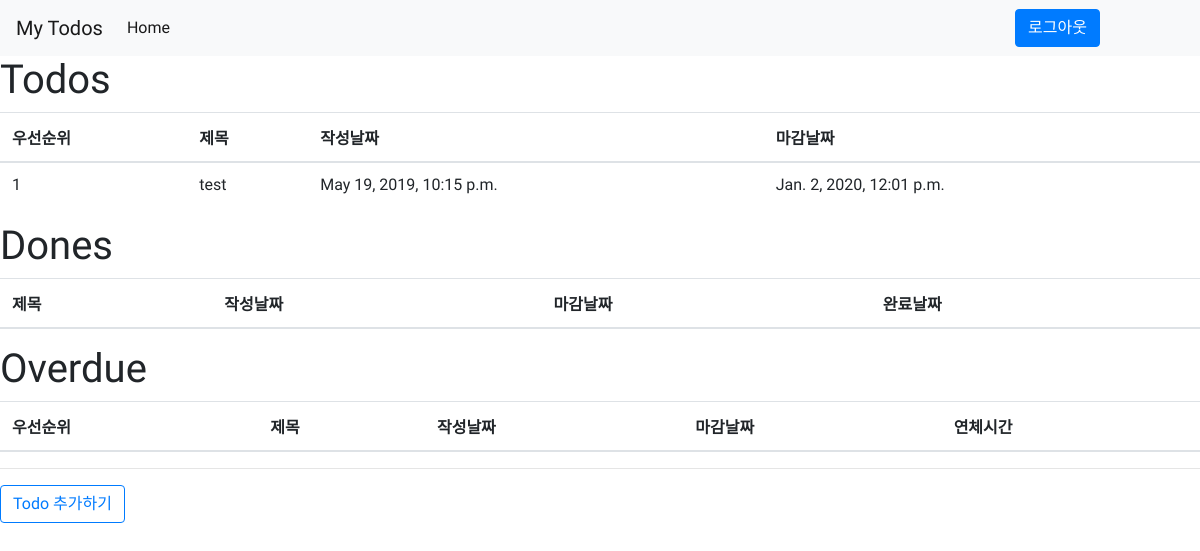
Page / (signed in) on the earlier database version.
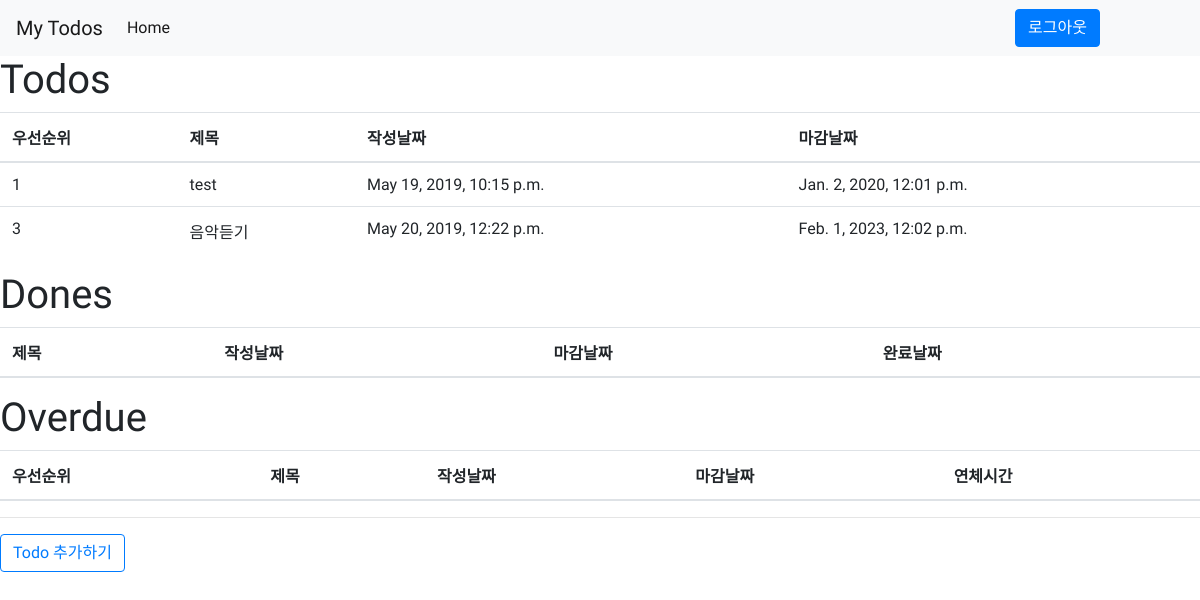
Same page on the later database version.
### todos/models.py (models this page shows, shortened)
class Todo(models.Model): # Todo 모델
    user = models.ForeignKey(User, on_delete=models.CASCADE, default=None) # 유저필드이며, 해당 유저가 삭제되면 Todo도 연쇄적으로 삭제된다.
    title = models.CharField(max_length=200) # Todo 제목
    priority = models.IntegerField(default=0) # 우선순위
    pub_date = models.DateTimeField('date published') # Todo 생성시각
    due_date = models.DateTimeField('due date') # Todo 만료시각
    all_done = models.BooleanField(default=False) # Todo 안의 세부 todo가 다 완료 되었는지 여부 판별 플래그
    class Meta:
        ordering = ['priority'] # 우선순위를 기준으로 정렬
    def is_overdue(self): # 해당 모델 객체의 만료기간을 넘어갔을 경우 판별하는 함수
        return True if self.due_date < timezone.now().replace(microsecond=0) else False

### todos/views.py (the view)
# urls.py: path('', views.index, name='index'), # 메인 페이지
def index(request):
    if request.user.is_authenticated: #로그인이 되어 있을 경우
        user = User.objects.get(username = request.user.username) # 해당 유저 객체를 갖고 온다.
        todo_list = user.todo_set.all() # 그리고 해당 유저가 가지는 Todo를 모두 갖고 온다.
        return render(request, 'todos/index.html', {'todo_list': todo_list }) # Http 요청과 해당 유저의 todo list들을 보내 렌더링해준다.
    else: # 로그인이 되어 있지 않은 경우
        return render(request, 'todos/login.html') # 로그인 화면으로 렌더링해준다.

### todos/templates/todos/index.html (shortened to what this page needs)
{% extends 'todos/base.html' %}
{% block content %}
    <div class="position-absolute w-100 d-flex flex-column p-4">
    </div>
    <h1> Todos <br></h1>
<table class = "table table-hover">
    <thead>
        <tr>
            <th>우선순위</th>
            <th>제목</th>
            <th>작성날짜</th>
            <th>마감날짜</th>
        </tr>
    </thead>
    <tbody>
    {% for todo in todo_list %}
        {% if not todo.all_done and not todo.is_overdue %}
    <tr onClick="location.href='{% url "todos:detail" todo.id %}'" style="cursor:pointer;">
        <td>{{ todo.priority }} </td>
        <td>{{ todo.title }} </td>
        <td>{{ todo.pub_date }} </td>
        <td>{{ todo.due_date }} </td>
    </tr>
        {% endif %}
    {% endfor %}
    </tbody>
</table>
<h1> Dones <br></h1>
<table class = "table table-hover">
    <thead>
        <tr>
            <th>제목</th>
            <th>작성날짜</th>
            <th>마감날짜</th>
            <th>완료날짜</th>
        </tr>
    </thead>
</table>
<h1> Overdue <br></h1>
<table class = "table table-hover">
    <thead>
        <tr>
            <th>우선순위</th>
            <th>제목</th>
            <th>작성날짜</th>
            <th>마감날짜</th>
            <th>연체시간</th>
        </tr>
    </thead>
</table>
<hr/>
<a class="btn btn-outline-primary center" href="{% url "todos:write" %}">Todo 추가하기</a>
{% endblock content %}

### todos/templates/todos/base.html (shortened to what this page needs)
{% load static %}
<html lang="en">
<head>
    <link rel="stylesheet" href="https://stackpath.bootstrapcdn.com/bootstrap/4.3.1/css/bootstrap.min.css">
</head>
<body>
<nav class="navbar navbar-expand-lg navbar-light bg-light">
  <a class="navbar-brand" href="/">My Todos</a>
    {% if user.is_authenticated %}
        <a class="btn btn-primary" href="{% url "todos:logout" %}" style="position: absolute; right:100px;">로그아웃</a>
    {% endif %}
  <div class="collapse navbar-collapse" id="navbarTogglerDemo02">
    <ul class="navbar-nav mr-auto mt-2 mt-lg-0">
      <li class="nav-item active">
        <a class="nav-link" href="/">Home<span class="sr-only">(current)</span></a>
      </li>
    </ul>
  </div>
</nav>
{% block content %}
{% endblock %}
</body>
</html>

### todos/templates/todos/base.html (style rules this page uses)
body { font-family: 'Do Hyeon', sans-serif; }

Differences in the rows shown:
added Todo: priority "3", title "음악듣기", pub_date "May 20, 2019, 12:22 p.m.", due_date "Feb. 1, 2023, 12:02 p.m."
